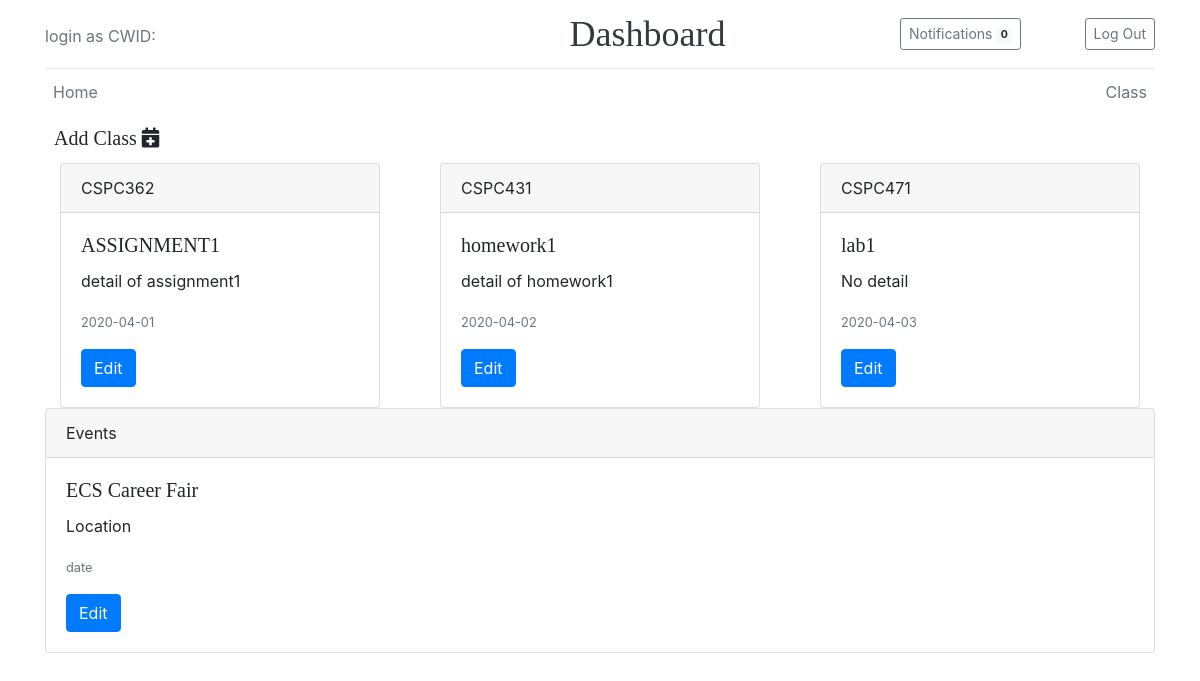
The page /homepage.php on the database as committed earlier.
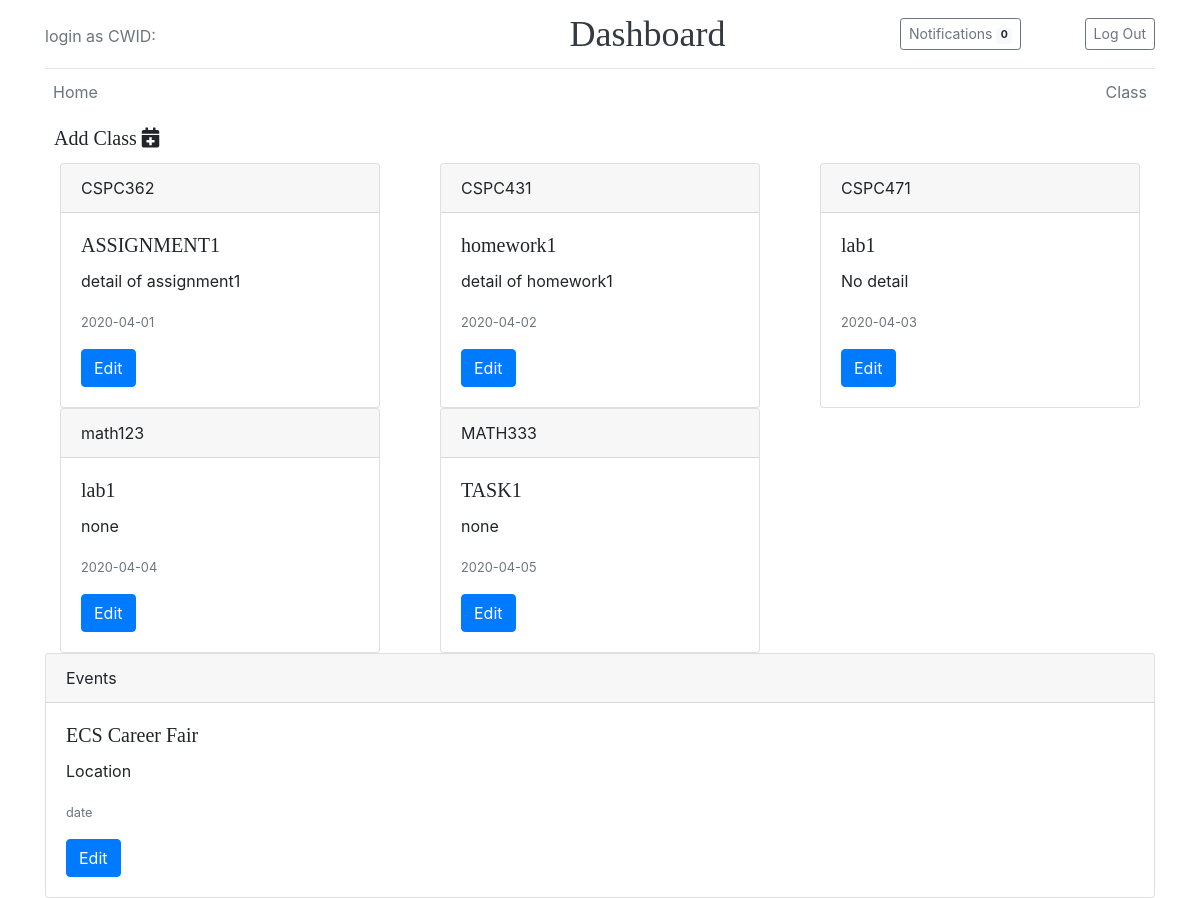
The same page on the database as committed later.
### tables this page shows
CREATE TABLE `classes` (
  `class_id` int(20) NOT NULL,
  `class_name` varchar(100) NOT NULL,
  `CWID` int(20) NOT NULL
);

### homepage.php (the view, shortened to what this page needs)
<!doctype html>
<html lang="en">
<head>
  <link rel="stylesheet" href="https://stackpath.bootstrapcdn.com/bootstrap/4.4.1/css/bootstrap.min.css">
  <link rel="stylesheet" href="https://use.fontawesome.com/releases/v5.6.3/css/all.css"></head>
  <link href="homepage.css" rel="stylesheet">
<?php
include 'dbconnect.php';
class Course
  {
    public $name;
    public $task;
    public $detail;
    public $id;
    function set_name($name)
    {
      $this->name = $name;
    }
    function get_name()
    {
      return $this->name;
    }
    function set_task($task)
    {
      $this->task = $task;
    }
    function get_task()
    {
      return $this->task;
    }
    function set_detail($detail)
    {
      $this->detail = $detail;
    }
    function get_detail()
    {
      return $this->detail;
    }
    function set_date($duedate)
    {
      $this->date = $duedate;
    }
    function get_date()
    {
      return $this->date;
    }
    function set_id($id)
    {
      $this->id = $id;
    }
    function get_id()
    {
      return $this->id;
    }
  }
$class_array = array();
$query = "SELECT * FROM classes";
foreach ($db->query($query) as $data) {
  $class_id=$data["class_id"];
  $query2 = "SELECT task_name, task_detail,  MAX(task_duedate) as maxdate FROM class_task Where class_id = '$class_id' group by task_name ";
  $result2= mysqli_query($db ,$query2);
  $data2 = mysqli_fetch_assoc($result2);
  $class = new Course();
  $class->set_name($data["class_name"]);
  $class->set_task($data2["task_name"]);
  $class->set_detail($data2["task_detail"]);
  $class->set_date($data2["maxdate"]);
  $class->set_id($data["class_id"]);
  if ($class->get_name() != null) {
    array_push($class_array, $class);
  }
}
?>
</head>
<body>
<div class="container">
<header class="home-header py-3">
    <div class="row flex-nowrap justify-content-between align-items-center">
      <div class="col-4 pt-1">
        <a class="text-muted" href=""><?php echo "login as " .$row["firstname"] ." ".$row["lastname"]." CWID:".$row["CWID"] ; ?></a>
      </div>
      <div class="col-5 text-center">
        <a class="home-header-logo text-dark" href="">Dashboard</a>
      </div>
      <div class="col-3 d-flex justify-content-between ">
        <a class="btn btn-sm btn-outline-secondary" href="">Notifications <span class="badge badge-light">0</span> </a>
        <a class="btn btn-sm btn-outline-secondary" href="login.php">Log Out</a>
      </div>
    </div>
  </header>
  <div class="nav-scroller py-1 mb-2">
    <nav class="nav d-flex justify-content-between">
      <a class="p-2 text-muted" href="homepage.php">Home</a>
      <a class="p-2 text-muted" href="">Class</a>
    </nav>
  </div>
<a class="btn btn-default btn-sm"  href="create_class.php">
  <h5>Add Class  <i class="fas fa-calendar-plus"  href="create_class.php"></i></h5>
</a>
<div class="card-deck">
<?php foreach ($class_array as $class_array) : ?>
    <div class="col-4">
  <div class="card">
  <div class="card-header"><?php echo $class_array->get_name(); ?></div>
    <div class="card-body">
      <h5 class="card-title"><?php echo $class_array->get_task(); ?></h5>
      <p class="card-text"><?php echo $class_array->get_detail(); ?></p>
      <p class="card-text"><small class="text-muted"><?php echo $class_array->get_date(); ?></small></p>
      <a href="edit_task.php?class_id=<?php echo $class_array->get_id(); ?>" class="btn btn-primary" >Edit</a>
    </div>
    </div>
  </div>
<?php endforeach; ?>
    <br>
    <br>
  </div>
  <div class="card">
  <div class="card-header">Events</div>
    <div class="card-body">
      <h5 class="card-title">ECS Career Fair</h5>
      <p class="card-text">Location</p>
      <p class="card-text"><small class="text-muted">date</small></p>
      <a href="#" class="btn btn-primary">Edit</a>
    </div>
    </div>
</div>
</body>
</html>

### homepage.css (style rules this page uses)
.home-header { line-height: 1; border-bottom: 1px solid #e5e5e5; }
.home-header-logo { font-family: "Playfair Display", Georgia, "Times New Roman", serif; font-size: 2.25rem; }
h1, h2, h3, h4, h5, h6 { font-family: "Playfair Display", Georgia, "Times New Roman", serif; }
.nav-scroller { position: relative; z-index: 2; height: 2.75rem; overflow-y: hidden; }
.nav-scroller .nav { display: -ms-flexbox; display: flex; -ms-flex-wrap: nowrap; flex-wrap: nowrap; padding-bottom: 1rem; margin-top: -1px; overflow-x: auto; text-align: center; white-space: nowrap; -webkit-overflow-scrolling: touch; }

Rows that differ between the two databases and show on the page:
added classes: class_name "math123"
added classes: class_name "MATH333"
Other text that changed with them:
new list line: "lab1 none 2020-04-04 Edit"
new list line: "TASK1 none 2020-04-05 Edit"
